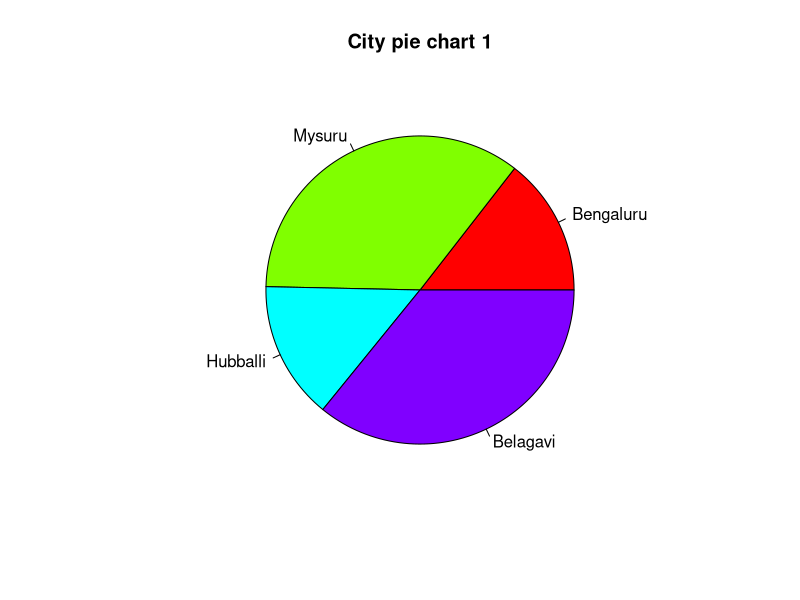
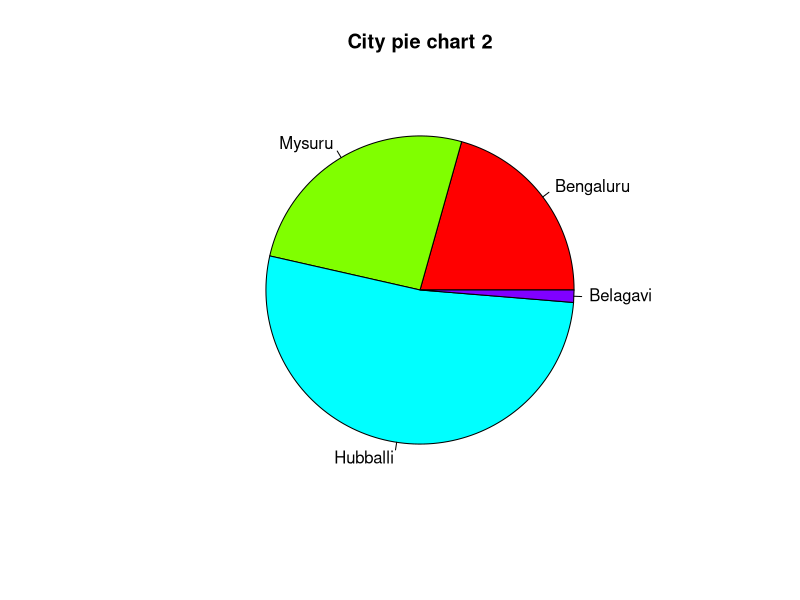

Write the R code that produced these figures, in order.
# Author: Sachin Koparde
x <- c(21,51,21,52)
labels <- c("Bengaluru", "Mysuru", "Hubballi", "Belagavi")
pie(x,labels=labels,main="City pie chart 1",col=rainbow(length(x)))

y <- c(32,40,81,2)
pie(y,labels=labels,main="City pie chart 2",col=rainbow(length(x)))


